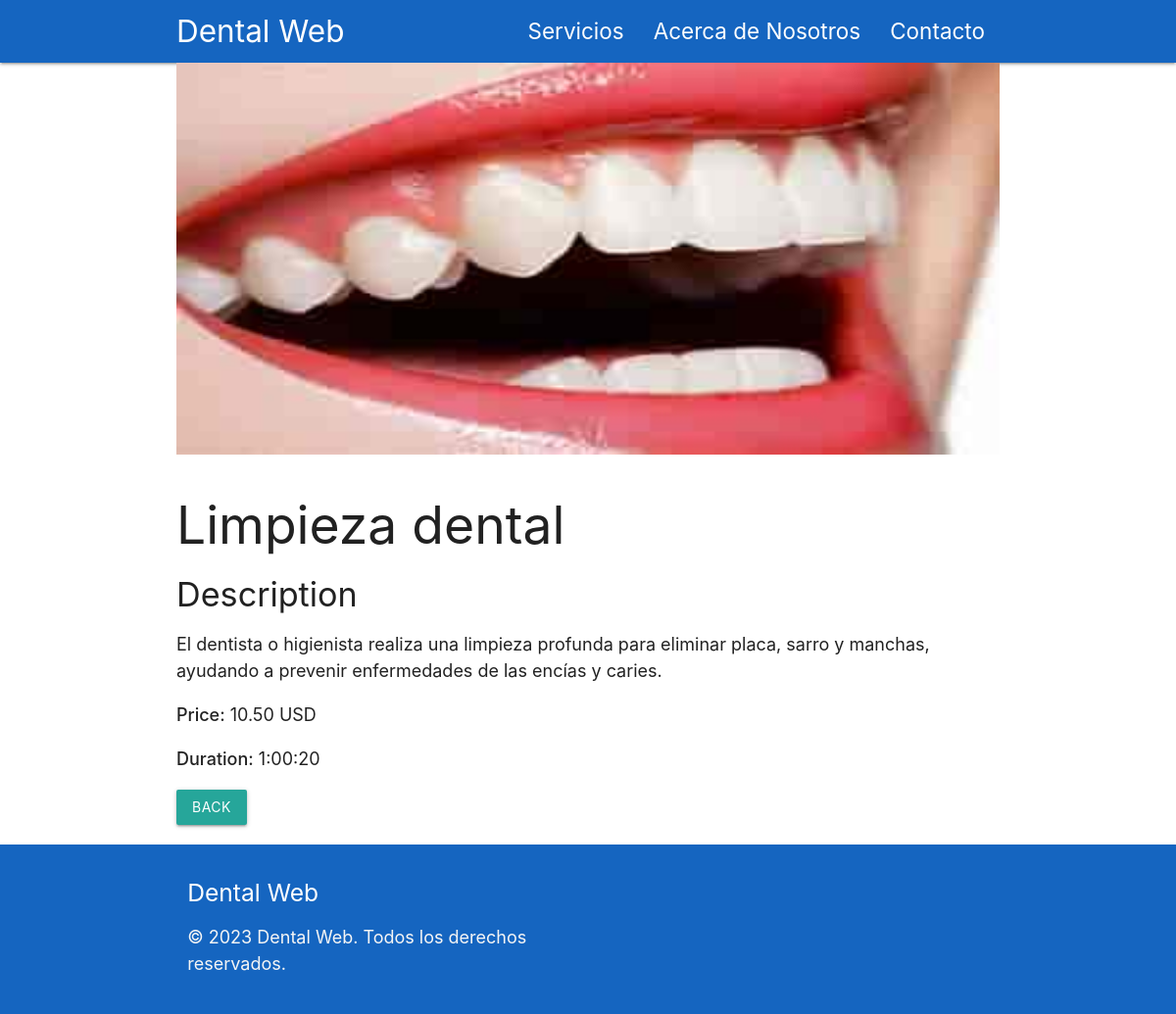
The app's page /services/1/ with its own data.
### dentalApp/models.py (models this page shows, shortened)
class Service(models.Model):
    name = models.CharField(max_length=100)
    description = models.TextField(max_length=166)
    price = models.DecimalField(max_digits=10, decimal_places=2)
    duration = models.DurationField()
    is_active = models.BooleanField(default=True)
    photo = models.ImageField(upload_to='service_photos/', null=True, blank=True)

### dentalApp/views.py (the view)
# urls.py: path('services/<int:pk>/', ServiceDetailView.as_view(), name='ServiceDetailView'),
class ServiceDetailView(DetailView):
    model = Service
    template_name = 'dentalApp/service_detail.html'
    context_object_name = 'service'

### dentalApp/templates/dentalApp/service_detail.html (shortened to what this page needs)
{% extends 'dentalApp/base.html' %}
{% block content %}
<div class="container mt-5 fade-in">
    <div class="row fade-in">
        <div class="col-md-6 fade-in">
            {% if service.photo %}
            <img src="{{ service.photo.url }}" alt="{{ service.name }}" class="img-fluid rounded shadow-lg mb-4" style="width: 100%; height: 400px;">
            {% endif %}
        </div>
        <div class="col-md-6 fade-in">
            <h2 class="mb-4">{{ service.name }}</h2>
            <h4>Description</h4>
            <p>{{ service.description }}</p>
            <p><strong>Price:</strong> {{ service.price }} USD</p>
            <p><strong>Duration:</strong> {{ service.duration }}</p>
            <a href="javascript:history.back()" class="btn btn-secondary mt-3">Back</a>
        </div>
    </div>
</div>
{% endblock %}

### dentalApp/templates/dentalApp/base.html (style rules this page uses)
body { display: flex; min-height: 100vh; flex-direction: column; font-size: 1.2rem; box-shadow: 0 4px 8px rgba(0, 0, 0, 0.1); }
.fade-in { opacity: 0; }

### records on screen
Service: photo (picture), name "Limpieza dental", description "El dentista o higienista realiza una limpieza profunda para eliminar placa, sarro y manchas, ayudando a prevenir enfermedades de las encías y caries.", price "10.50", duration "1:00:20"
